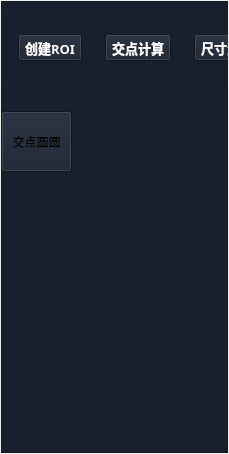
            <widget class="QWidget" name="page_5">
             <property name="geometry">
              <rect>
               <x>0</x>
               <y>0</y>
               <width>229</width>
               <height>454</height>
              </rect>
             </property>
             <attribute name="icon">
              <iconset>
               <normaloff>../../../MatchTest/Resources/测量.png</normaloff>../../../MatchTest/Resources/测量.png</iconset>
             </attribute>
             <attribute name="label">
              <string>视觉测量</string>
             </attribute>
             <layout class="QGridLayout" name="gridLayout_6">
              <property name="leftMargin">
               <number>1</number>
              </property>
              <property name="topMargin">
               <number>1</number>
              </property>
              <property name="rightMargin">
               <number>1</number>
              </property>
              <property name="bottomMargin">
               <number>1</number>
              </property>
              <property name="spacing">
               <number>1</number>
              </property>
              <item row="0" column="0">
               <widget class="QFrame" name="frame_7">
                <property name="styleSheet">
                 <string notr="true">background-color: rgb(24, 32, 46);</string>
                </property>
                <property name="frameShape">
                 <enum>QFrame::StyledPanel</enum>
                </property>
                <property name="frameShadow">
                 <enum>QFrame::Raised</enum>
                </property>
                <widget class="QWidget" name="layoutWidget_2">
                 <property name="geometry">
                  <rect>
                   <x>0</x>
                   <y>10</y>
                   <width>278</width>
                   <height>74</height>
                  </rect>
                 </property>
                 <layout class="QHBoxLayout" name="horizontalLayout_7" stretch="1,1,1">
                  <item>
                   <widget class="QToolButton" name="toolButton_CreatRoi">
                    <property name="font">
                     <font>
                      <family>微软雅黑</family>
                      <pointsize>10</pointsize>
                      <weight>75</weight>
                      <bold>true</bold>
                     </font>
                    </property>
                    <property name="styleSheet">
                     <string notr="true">color: rgb(255, 255, 255);</string>
                    </property>
                    <property name="text">
                     <string>创建ROI</string>
                    </property>
                    <property name="icon">
                     <iconset>
                      <normaloff>../../../MatchTest/Resources/shape.png</normaloff>../../../MatchTest/Resources/shape.png</iconset>
                    </property>
                    <property name="iconSize">
                     <size>
                      <width>35</width>
                      <height>35</height>
                     </size>
                    </property>
                    <property name="toolButtonStyle">
                     <enum>Qt::ToolButtonTextUnderIcon</enum>
                    </property>
                   </widget>
                  </item>
                  <item>
                   <widget class="QToolButton" name="toolButton_cross">
                    <property name="font">
                     <font>
                      <family>微软雅黑</family>
                      <pointsize>10</pointsize>
                      <weight>75</weight>
                      <bold>true</bold>
                     </font>
                    </property>
                    <property name="styleSheet">
                     <string notr="true">color: rgb(255, 255, 255);</string>
                    </property>
                    <property name="text">
                     <string>交点计算</string>
                    </property>
                    <property name="icon">
                     <iconset>
                      <normaloff>../../../MatchTest/Resources/cross.png</normaloff>../../../MatchTest/Resources/cross.png</iconset>
                    </property>
                    <property name="iconSize">
                     <size>
                      <width>35</width>
                      <height>35</height>
                     </size>
                    </property>
                    <property name="toolButtonStyle">
                     <enum>Qt::ToolButtonTextUnderIcon</enum>
                    </property>
                   </widget>
                  </item>
                  <item>
                   <widget class="QToolButton" name="toolButton_measurement">
                    <property name="font">
                     <font>
                      <family>微软雅黑</family>
                      <pointsize>10</pointsize>
                      <weight>75</weight>
                      <bold>true</bold>
                     </font>
                    </property>
                    <property name="styleSheet">
                     <string notr="true">color: rgb(255, 255, 255);</string>
                    </property>
                    <property name="text">
                     <string>尺寸测量</string>
                    </property>
                    <property name="icon">
                     <iconset>
                      <normaloff>../../../MatchTest/Resources/距离测量.png</normaloff>../../../MatchTest/Resources/距离测量.png</iconset>
                    </property>
                    <property name="iconSize">
                     <size>
                      <width>35</width>
                      <height>35</height>
                     </size>
                    </property>
                    <property name="toolButtonStyle">
                     <enum>Qt::ToolButtonTextUnderIcon</enum>
                    </property>
                   </widget>
                  </item>
                 </layout>
                </widget>
                <widget class="QToolButton" name="toolButton_crossCC">
                 <property name="geometry">
                  <rect>
                   <x>0</x>
                   <y>110</y>
                   <width>71</width>
                   <height>61</height>
                  </rect>
                 </property>
                 <property name="text">
                  <string>交点圆圆</string>
                 </property>
                </widget>
               </widget>
              </item>
             </layout>
            </widget>
